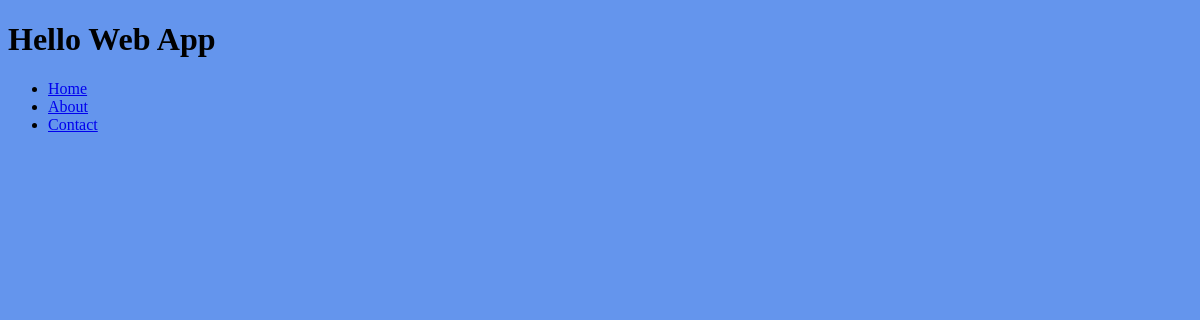
Before: / with the older database file.
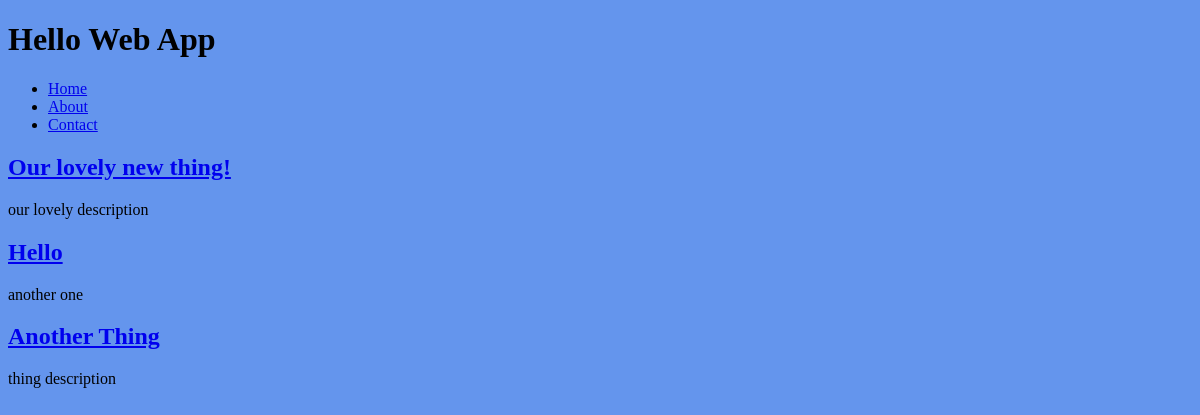
After: the same page with the newer database file.
### collection/models.py (models this page shows)
class Thing(models.Model):
    name = models.CharField(max_length=255)
    description = models.TextField()
    slug = models.SlugField(unique=True)

### collection/views.py (the view)
# urls.py: url(r'^$', views.index, name='home'),
def index(request):
    things = Thing.objects.all()
    return render(request, 'index.html',{
        'things':things,
    })

### collection/templates/index.html (shortened to what this page needs)
{% extends 'base.html' %}
{% load humanize %}
{% block content %}
    {% for thing in things %}
        <h2>
            <a href="{% url 'thing_detail' slug=thing.slug %}">
                {{ thing.name }}
            </a>
        </h2>
        <p>{{ thing.description }}</p>
    {% endfor %}
{% endblock content %}

### collection/templates/base.html (shortened to what this page needs)
{% load staticfiles %}
<!DOCTYPE html>
<html lang="en">
<head>
    <link rel="stylesheet" href="{% static 'css/style.css' %}" /> {% block header %}{% endblock header %}
</head>
<body>
    <h1>Hello Web App</h1>
    <nav>
        <ul>
            <li>
                <a href="{% url 'home' %}">Home</a>
            </li>
            <li>
                <a href="{% url 'about' %}">About</a>
            </li>
            <li>
                <a href="{% url 'contact' %}">Contact</a>
            </li>
        </ul>
    </nav>
    {% block content %}{% endblock content %} {% block footer %}{% endblock footer %}
</body>
</html>

### collection/static/css/style.css (style rules this page uses)
body { background-color: cornflowerblue; }

Changed rows visible on the page:
added Thing: name "Our lovely new thing!", description "our lovely description"
added Thing: name "Hello", description "another one"
added Thing: name "Another Thing", description "thing description"
